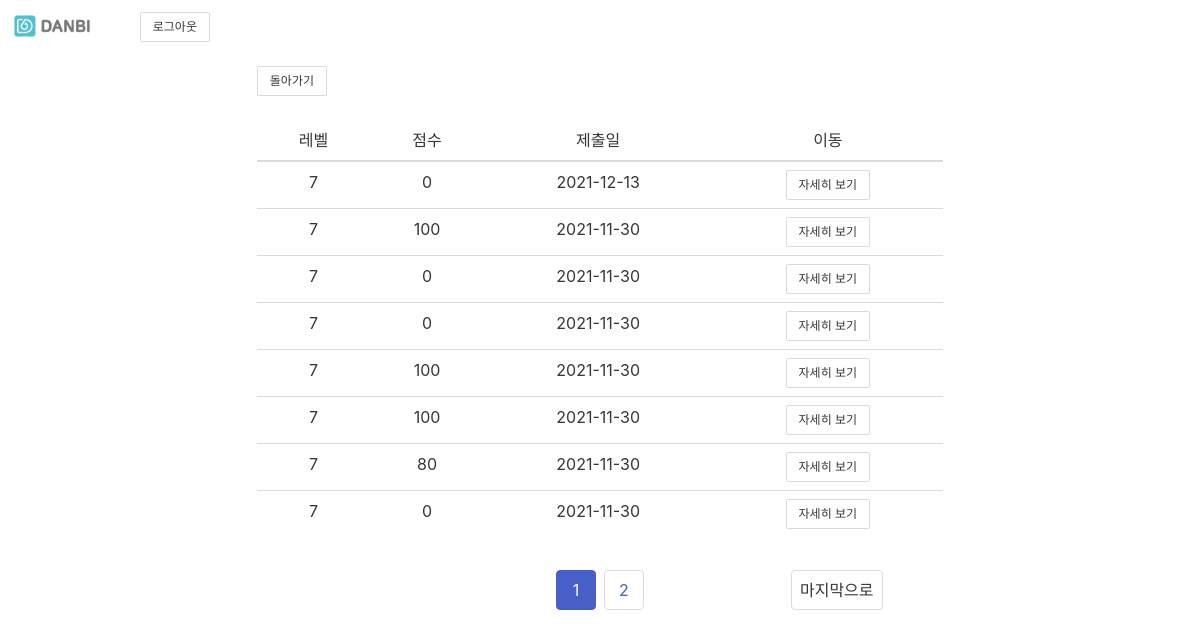
The page /report/8/ (signed in) on the database its author committed.
### english/models.py (models this page shows)
class UserAnswer(models.Model):
    user = models.ForeignKey(User, on_delete=models.CASCADE)
    level = models.CharField(max_length=20, blank=True)
    score = models.CharField(max_length=20, blank=True)
    sentence1 = models.CharField(max_length=500, blank=True)
    answer1 = models.CharField(max_length=500, blank=True)
    voca1 = models.CharField(max_length=500, blank=True)
    sentence2 = models.CharField(max_length=500, blank=True)
    answer2 = models.CharField(max_length=500, blank=True)
    voca2 = models.CharField(max_length=500, blank=True)
    sentence3 = models.CharField(max_length=500, blank=True)
    answer3 = models.CharField(max_length=500, blank=True)
    voca3 = models.CharField(max_length=500, blank=True)
    sentence4 = models.CharField(max_length=500, blank=True)
    answer4 = models.CharField(max_length=500, blank=True)
    voca4 = models.CharField(max_length=500, blank=True)
    sentence5 = models.CharField(max_length=500, blank=True)
    answer5 = models.CharField(max_length=500, blank=True)
    voca5 = models.CharField(max_length=500, blank=True)
    korean1 = models.CharField(max_length=500, blank=True)
    korean2 = models.CharField(max_length=500, blank=True)
    korean3 = models.CharField(max_length=500, blank=True)
    korean4 = models.CharField(max_length=500, blank=True)
    korean5 = models.CharField(max_length=500, blank=True)
    check_the_result = models.BooleanField(default=False)
    dt_created = models.DateTimeField(auto_now_add=True)
    dt_updated = models.DateTimeField(auto_now=True)

### app_account/views.py (the view)
class ReportListView(ListView):
    model = UserAnswer
    template_name = 'app_account/report_list.html'
    context_object_name = 'user_answer'
    paginate_by = 8
    def get_queryset(self):
        user_id = self.kwargs.get('user_id')
        return UserAnswer.objects.filter(user_id=user_id).order_by("-dt_created")
    def get_context_data(self, **kwargs):
        context = super().get_context_data(**kwargs)
        context['profile_user'] = get_object_or_404(User, id=self.kwargs.get('user_id'))
        return context

### app_account/templates/app_account/report_list.html (shortened to what this page needs)
{% extends 'base.html' %}
{% load widget_tweaks %}
{% load static %}
{% block contents %}
<div class="column">
    <a class="button is-small" href="{% url 'index' %}"> 돌아가기</a>
</div>
<div class="column" >
    <div style="min-height: 450px">
        <table class="table is-fullwidth" >
            <thead>
                <tr>
                    <td style="text-align: center">레벨</td>
                    <td style="text-align: center">점수</td>
                    <td style="text-align: center">제출일</td>
                    <td style="text-align: center">이동</td>
                </tr>
            </thead>
            <tbody>
            {% for foo in user_answer %}
                <tr style = >
                    <td style="text-align: center">{{ foo.level }}</td>
                    <td style="text-align: center">{{ foo.score }}</td>
                    <td style="text-align: center">{{ foo.dt_created |date:"Y-m-d"}}</td>
                    <td style="text-align: center"><a class="is-small button" href="{% url 'report_detail' foo.id %}">자세히 보기</a></td>
                </tr>
            {% endfor %}
            </tbody>
        </table>
    </div>
    <div class="wrap-pagination" style="text-align: center">
        {% if is_paginated %}
            <div class="columns pagination is-centered ">
                <div class="column is-one-third">
                </div>
                <div class="column is-one-third">
                    <ul class="pagination-list">
                        {% for num in page_obj.paginator.page_range %}
                            {% if page_obj.number == num %}
                              <li class="pagination-link is-current ">{{ num }}</li>
                            {% elif num > page_obj.number|add:'-3' and num < page_obj.number|add:'3' %}
                              <li class="pagination-link"><a href="?page={{ num }}">{{ num }}</a></li>
                            {% endif %}
                        {% endfor %}
                    </ul>
                </div>
                <div class="column is-one-third">
                    {% if page_obj.has_next %}
                        <a href="?page={{ page_obj.paginator.num_pages }}" class="pagination-link" aria-label="Goto page 86">마지막으로</a>
                    {% endif %}
                </div>
            </div>
        {% endif %}
{% endblock %}

### rows shown on the page
UserAnswer: level "7", score "0", dt_created "2021-12-13"
UserAnswer: level "7", score "100", dt_created "2021-11-30"
UserAnswer: level "7", score "0", dt_created "2021-11-30"
UserAnswer: level "7", score "0", dt_created "2021-11-30"
UserAnswer: level "7", score "100", dt_created "2021-11-30"
UserAnswer: level "7", score "100", dt_created "2021-11-30"
UserAnswer: level "7", score "80", dt_created "2021-11-30"
UserAnswer: level "7", score "0", dt_created "2021-11-30"

### other values the page prints
{{ num }} "1"
{{ num }} "2"
